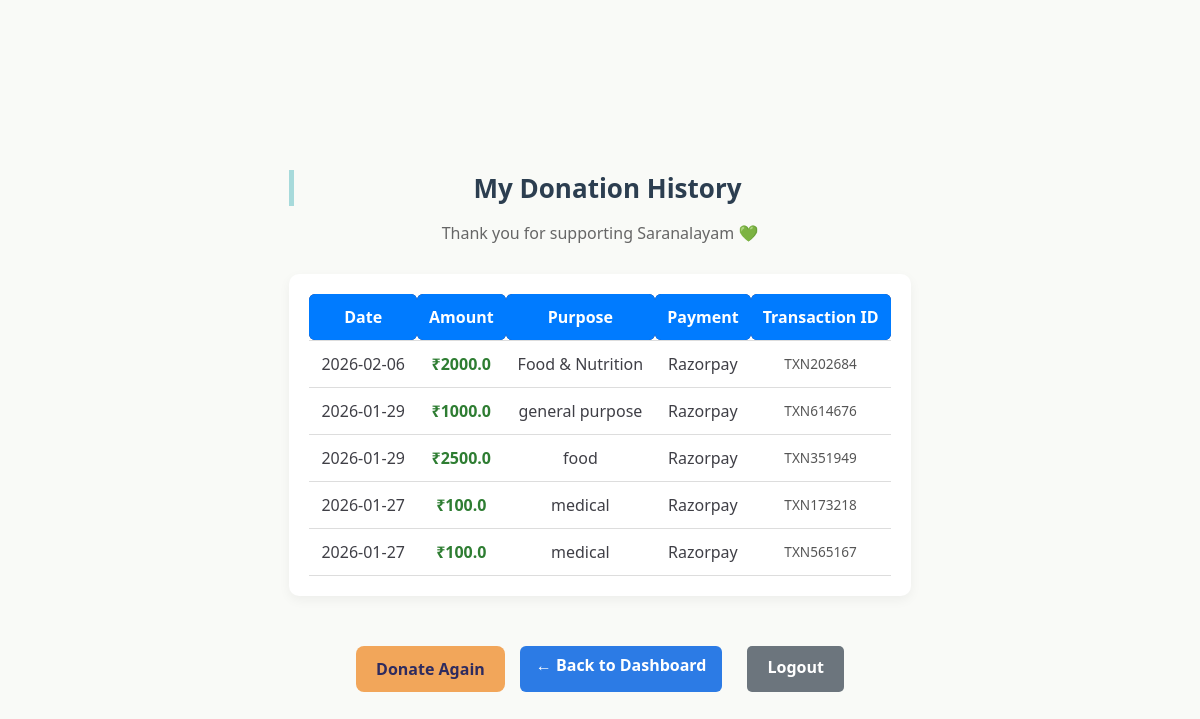
Page /my-donations (signed in) on the committed database.
### tables this page shows
CREATE TABLE donation_summary (
    id INTEGER PRIMARY KEY AUTOINCREMENT,
    user_email TEXT,
    donor_name TEXT,
    email TEXT,
    phone TEXT,
    country TEXT,
    amount REAL,
    purpose TEXT,
    payment_method TEXT,
    date TEXT,
    qr_id TEXT UNIQUE,
    payment_id TEXT,
    order_id TEXT,
    status TEXT DEFAULT 'Pending'
);

### app.py (the view)
@app.route('/my-donations')
def my_donations():
    if 'user' not in session:
        return redirect('/login')
    db = get_db()
    cur = db.cursor()
    cur.execute(
        "SELECT * FROM donation_summary WHERE user_email=? ORDER BY date DESC",
        (session['user'],)
    )
    donations = cur.fetchall()
    db.close()
    return render_template('my_donation.html', donations=donations)

### app.py (called while the page is built)
def get_db():
    conn = sqlite3.connect(DB)
    conn.row_factory = sqlite3.Row
    return conn

### templates/my_donation.html (shortened to what this page needs)
<!DOCTYPE html>
<html lang="en">
<head>
    <link rel="stylesheet" href="{{ url_for('static', filename='style.css') }}">
</head>
<body class="user-page">
<div class="user-container">
    <div class="user-header">
        <h2>My Donation History</h2>
        <p>Thank you for supporting Saranalayam 💚</p>
    </div>
    {% if donations %}
    <div class="table-wrapper">
        <table class="modern-table">
            <thead>
                <tr>
                    <th>Date</th>
                    <th>Amount</th>
                    <th>Purpose</th>
                    <th>Payment</th>
                    <th>Transaction ID</th>
                </tr>
            </thead>
            <tbody>
                {% for d in donations %}
                <tr>
                    <td>{{ d['date'] }}</td>
                    <td class="amount">₹{{ d['amount'] }}</td>
                    <td>{{ d['purpose'] }}</td>
                    <td>{{ d['payment_method'] }}</td>
                    <td class="txn-id">{{ d['qr_id'] }}</td>
                </tr>
                {% endfor %}
            </tbody>
        </table>
    </div>
    {% else %}
        <div class="empty-state">
            <p>You have not made any donations yet.</p>
            <a href="/donate" class="primary-btn">Make Your First Donation</a>
        </div>
    {% endif %}
    <div class="user-actions">
    <a href="/donate" class="primary-btn">Donate Again</a>
    <a href="/user-dashboard" class="neutral-btn"> ← Back to Dashboard</a>
    <a href="/logout" class="secondary-btn">Logout</a>
</div>
</div>
</body>
</html>

### static/style.css (style rules this page uses)
body { font-family: "Segoe UI", Arial, sans-serif; background: #F9FAF7; padding: 20px; margin: 0; color: #3F3F46; }
h2 { color: #2E2B5F; border-left: 5px solid #A7DADB; padding-left: 10px; }
a { display: inline-block; margin-top: 10px; color: #2E2B5F; text-decoration: none; font-weight: 600; }
.table-wrapper { overflow-x: auto; }
.amount { font-weight: bold; color: #2e7d32; }
.txn-id { font-size: 0.9rem; color: #555; }
.user-page { background: #F9FAF7; min-height: 100vh; display: flex; align-items: center; justify-content: center; }
.user-header { text-align: center; margin-bottom: 30px; }
.user-header h2 { font-size: 26px; margin-bottom: 5px; }
.user-header p { color: #666; }
.modern-table { width: 100%; border-collapse: collapse; }
.modern-table thead { background: #2E2B5F; color: #A7DADB; font-weight: 600; }
.modern-table th, .modern-table td { padding: 12px; text-align: center; }
.modern-table tbody tr { border-bottom: 1px solid #eee; }
.txn-id { font-size: 0.85rem; color: #555; }
.user-actions { margin-top: 30px; display: flex; justify-content: center; gap: 15px; }
.primary-btn { background: #F2A65A; color: #2E2B5F; padding: 12px 20px; border-radius: 8px; text-decoration: none; font-weight: 600; transition: 0.3s ease; }
.secondary-btn { background: #c0392b; color: white; padding: 12px 20px; border-radius: 8px; text-decoration: none; font-weight: 600; transition: 0.3s ease; }
.neutral-btn { background: #6c757d; color: white; padding: 12px 20px; border-radius: 8px; text-decoration: none; font-weight: 600; transition: 0.3s ease; }
h2 { text-align:center; margin-bottom:20px; }
table { width:100%; border-collapse:collapse; }
th, td { padding:12px; border-bottom:1px solid #ddd; text-align:center; }
th { background:#007bff; color:#fff; border-radius:6px; }
a { text-decoration:none; color:#007bff; display:inline-block; margin-top:20px; }
h2, h3 { color: #333; }
.secondary-btn { margin-left: 10px; padding: 10px 20px; background: #6c757d; color: #fff; border-radius: 5px; text-decoration: none; }
.table-wrapper { overflow-x: auto; background-color: #fff; border-radius: 10px; box-shadow: 0 4px 12px rgba(0,0,0,0.05); padding: 20px; margin-bottom: 30px; }
h2 { margin-bottom: 25px; color: #2c3e50; }
h2 { color: #2c3e50; margin-bottom: 25px; }
.user-actions { margin-top: 25px; }
.neutral-btn { background: #2c7be5; color: white; padding: 8px 16px; border-radius: 6px; text-decoration: none; }

### rows in the picture
donation_summary: date "2026-02-06", amount "2000.0", purpose "Food & Nutrition", payment_method "Razorpay", qr_id "TXN202684"
donation_summary: date "2026-01-29", amount "1000.0", purpose "general purpose", payment_method "Razorpay", qr_id "TXN614676"
donation_summary: date "2026-01-29", amount "2500.0", purpose "food", payment_method "Razorpay", qr_id "TXN351949"
donation_summary: date "2026-01-27", amount "100.0", purpose "medical", payment_method "Razorpay", qr_id "TXN173218"
donation_summary: date "2026-01-27", amount "100.0", purpose "medical", payment_method "Razorpay", qr_id "TXN565167"
